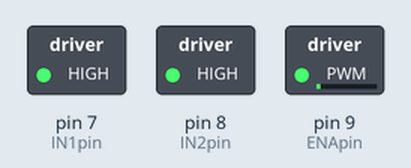
Bench run of a sketch on a simulated Arduino Uno, built with avr-gcc and run on an emulated ATmega328P. On the bench: switched loads named in the sketch (green lamp = pin HIGH). Random numbers use the default seed unless the sketch sets one.

Above: at 0.59 s.
At 10.67 s:
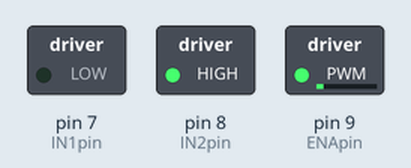
At 20.58 s:
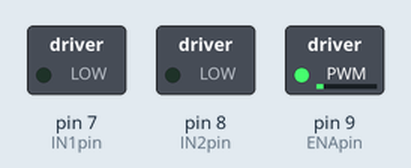
At 39.59 s:
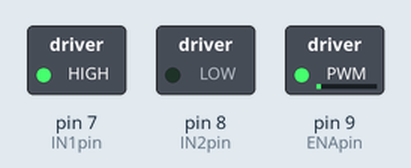
Timing chart, 0 to 40.0 s (numbered marks = the images above):
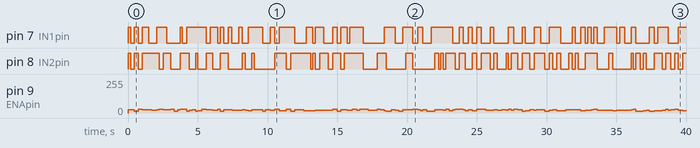

The sketch:

robot.ino
```cpp
int IN1pin = 7;
int IN2pin = 8;
int ENApin = 9;

int motorspeed;

void setup() {
  // put your setup code here, to run once:
pinMode(IN1pin, OUTPUT);
pinMode(IN2pin, OUTPUT);
pinMode(ENApin, OUTPUT);


}

void loop() {
  // put your main code here, to run repeatedly:
digitalWrite(IN1pin, random(0,2));
digitalWrite(IN2pin, random(0,2));
analogWrite(ENApin, random(15,30));
delay(random(150,350));

}
```

Measured:
- by itself, pin 7 (IN1pin): LOW → HIGH at 0.00 s, → LOW 0.21 s later, → HIGH 0.23 s later, → LOW 0.32 s later, … (79 changes in this stretch)
- by itself, pin 8 (IN2pin): LOW → HIGH at 0.00 s, → LOW 0.21 s later, → HIGH 0.23 s later, → LOW 0.32 s later, … (83 changes in this stretch)
- by itself, pin 9 (ENApin): 0/255 → 23/255 at 0.00 s, → 24/255 0.21 s later, → 15/255 0.23 s later, → 27/255 0.32 s later, … (146 changes in this stretch)
